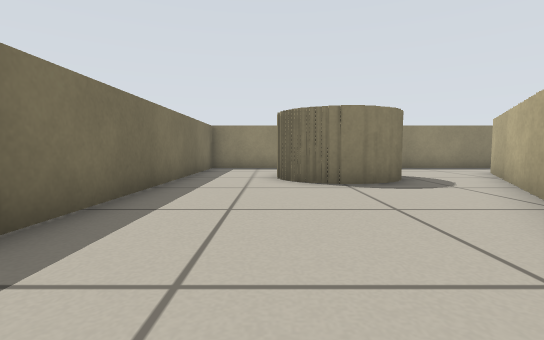
View 1 (above)

16 first-person views from a walk through a Stage world. The camera is 0.36 m above the floor, tilts 4° down and sees 85° across. Floor lines are 1 m apart. The floor is counted in squares, 0.5 m on a side. Each view is taken from the middle of a square. On the plan, view 1 faces up. The plan holds only what a view shows up to about 10 squares ahead; the rest is blank. The robots in the file are not drawn.

View 2
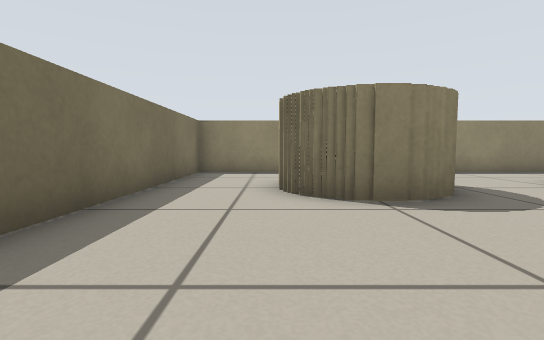

View 3
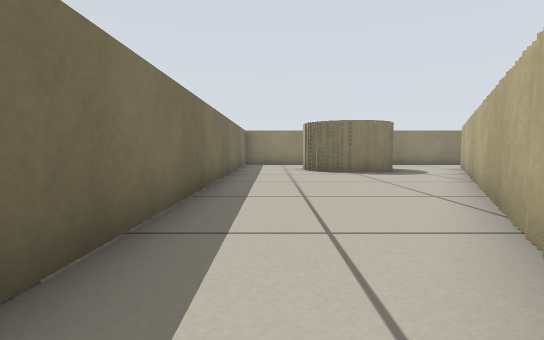

View 4
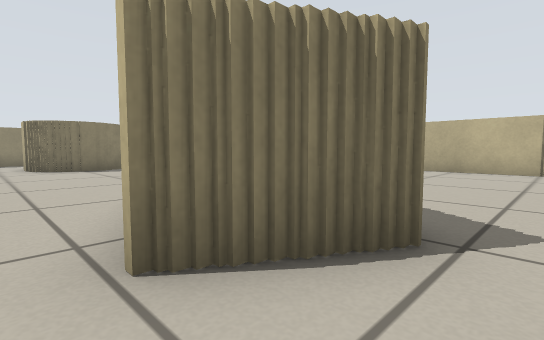

View 5
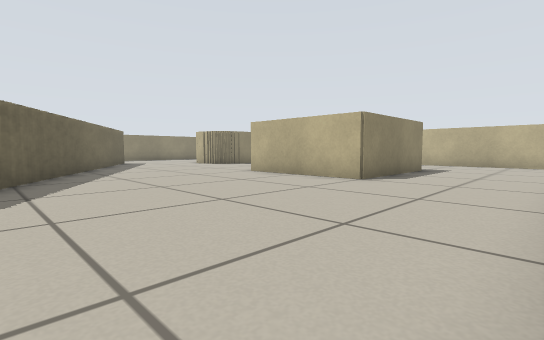

View 6
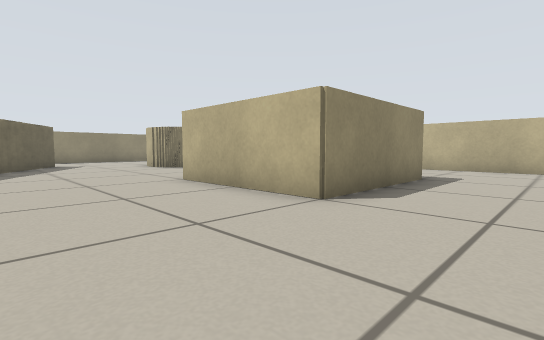

View 7
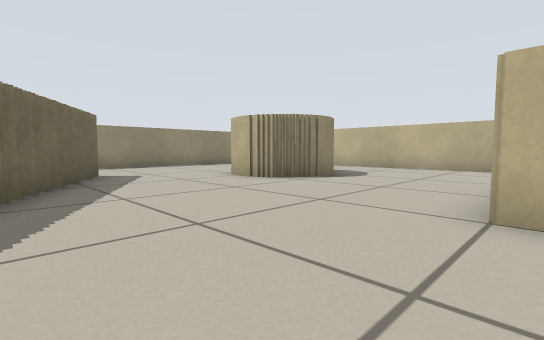

View 8
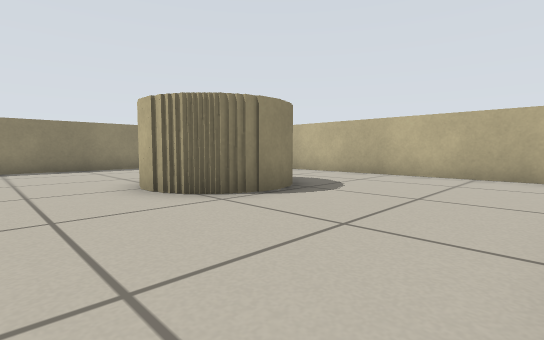

View 9
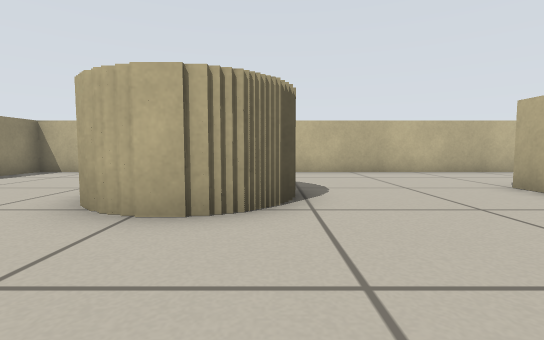

View 10
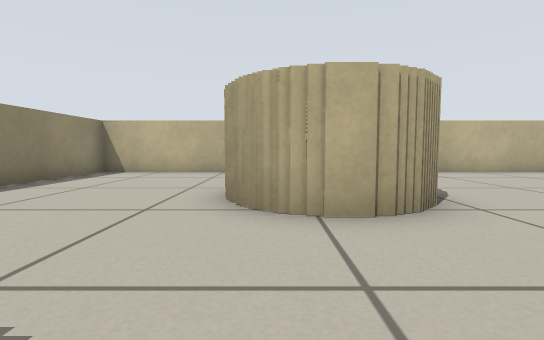

View 11
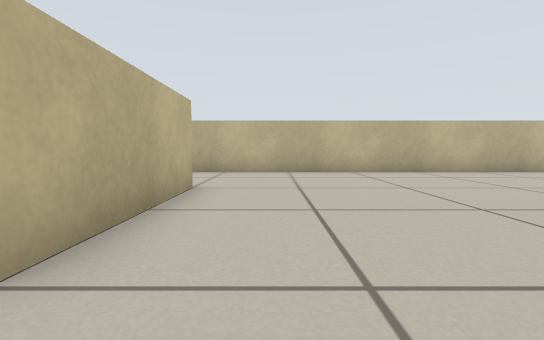

View 12
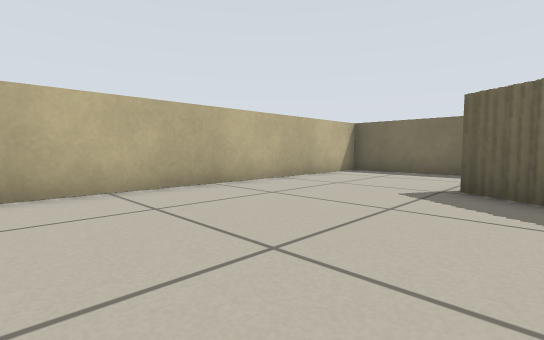

View 13
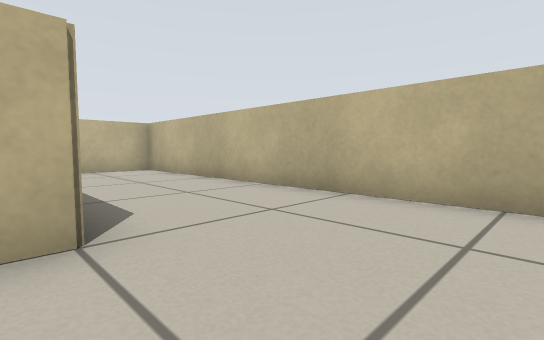

View 14
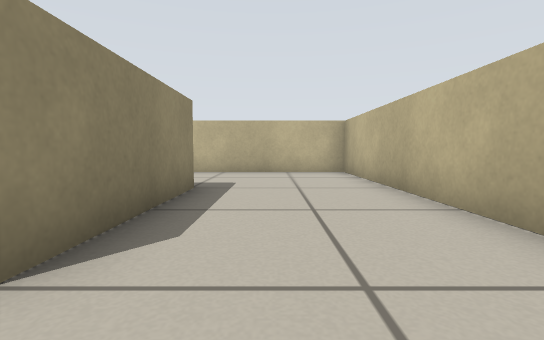

View 15
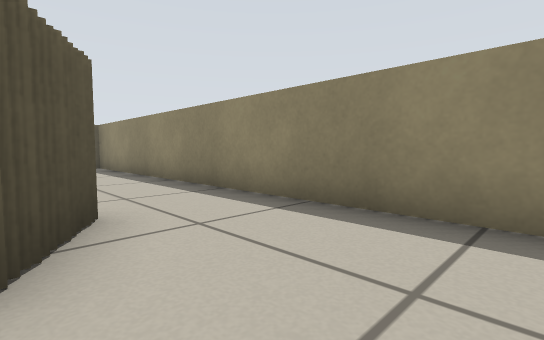

View 16
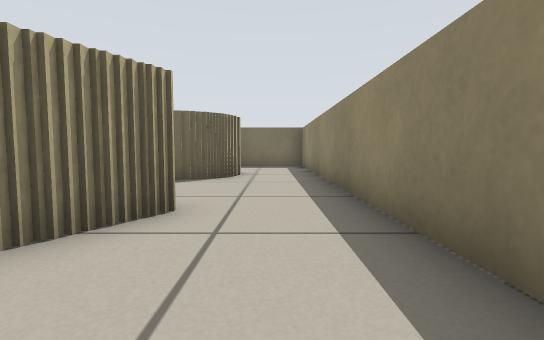

### Floor plan
Key: @ floor where view 1 was taken; # wall or solid block; . floor.
Columns run from 3 left of view 1 to 18 right of it. Each row starts with its distance up from view 1.
 12 ######################
 11 #....................#
 10 #....................#
  9 #...##...............#
  8 #..####..###.........#
  7 #..####..###.........#
  6 #...##..###....##  ..#
  5 #.......##.....## ...#
  4 #......###.....##....#
  3 #.....###............#
  2 #.....###............#
  1 #....###.............#
  0 #..@.###.............#
 -1 #...###......#  #....#
 -2 #...  .......#    ...#
 -3   .###.......#      .#
 -4   ..#........####....#
 -5 #....................#
 -6 #....................#
 -7 #....................#
 -8 #....................#
 -9 ######################

Where each view was taken, in squares from view 1:
view 1: 0 up, 0 right, facing up
view 2: 2 up, 0 right, facing up
view 3: 3 down, 1 left, facing up
view 4: 5 down, 1 left, facing up-right
view 5: 8 down, 3 right, facing up-right
view 6: 7 down, 6 right, facing up-right
view 7: 1 down, 6 right, facing up-right
view 8: 0 up, 9 right, facing up-right
view 9: 4 up, 8 right, facing right
view 10: 6 up, 8 right, facing right
view 11: 1 up, 8 right, facing down
view 12: 3 down, 7 right, facing down-left
view 13: 4 down, 7 right, facing down-right
view 14: 6 down, 8 right, facing right
view 15: 8 up, 10 right, facing up-left
view 16: 10 up, 10 right, facing left
